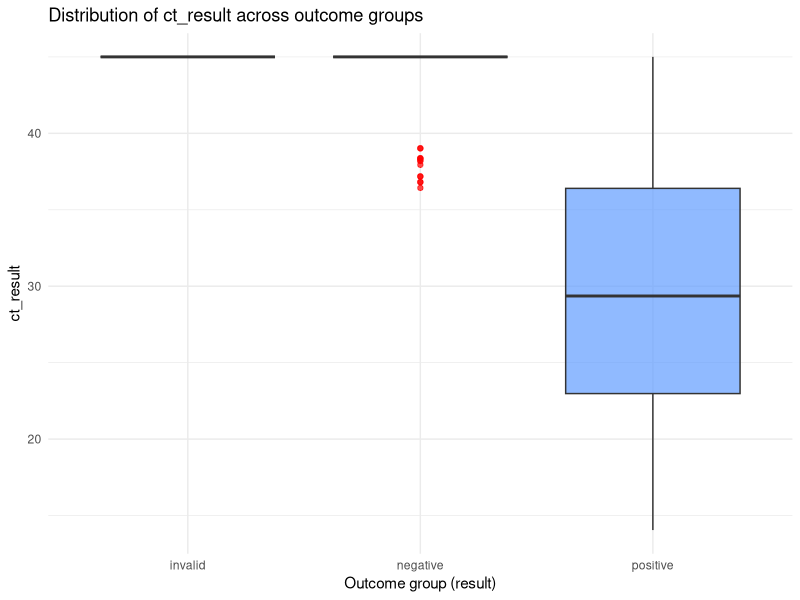
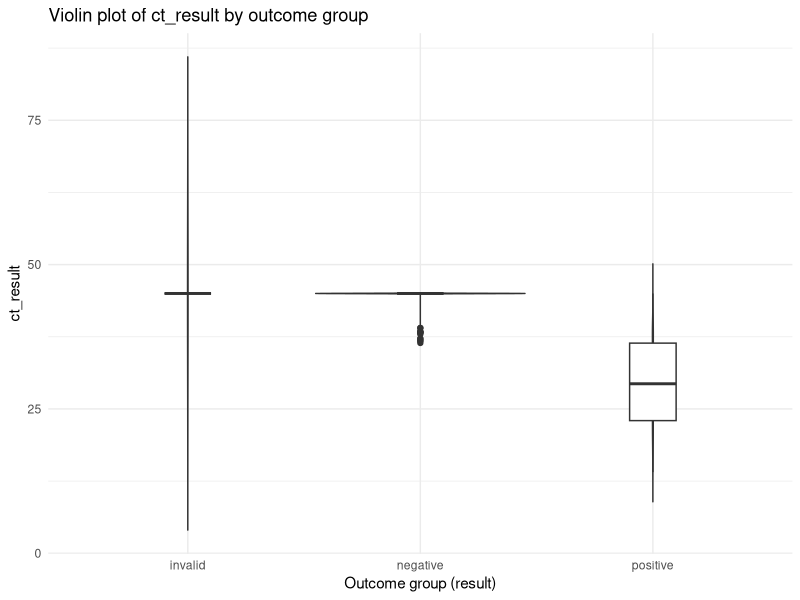
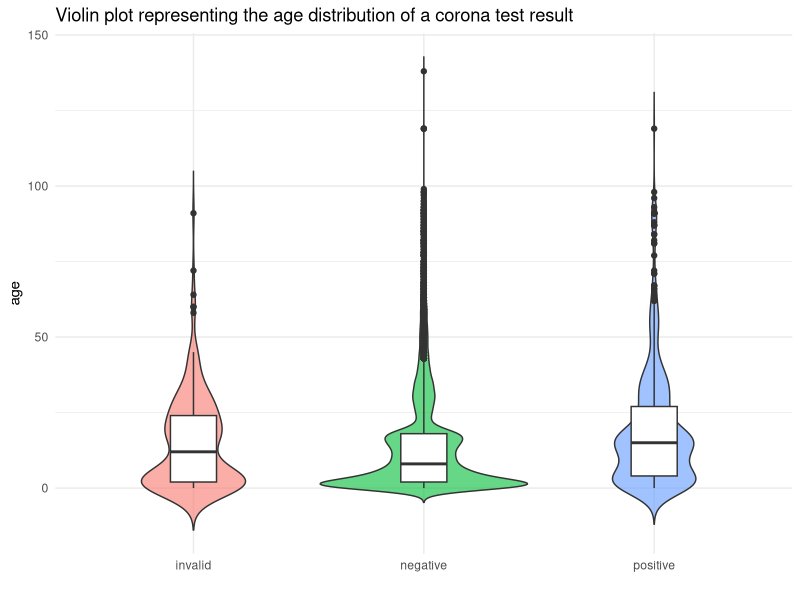

These charts were generated, in order, by the following R code:
#Task-5 Group: Data_Freak
#Goal:
#Analyse the dataset and answer the following questions:

#Description of code parts----
##loading libraries----
install.packages("ggridges")
library(tidyverse)
library(here)
library(GGally)
library(ggridges)

##loading post-tidied data set----
data <- read_delim(here("data", "exam_data_tidier_2025-09-09.txt"), delim = " ")

###Pratik----
###Are there more positive tests in the drive-through?----
####Yes, there are more positive tests in the drive-through group both by count (479 versus 381) and proportion (3.1% versus 2.5%)
data %>%
  with(table(result, drive_thru_ind))
data %>%
  with(prop.table(table(result, drive_thru_ind)))

###Fatemeh----
###Is there a difference in the distributions of ct_results between different outcome groups (result)?----
####Boxplot – compare median and spread across groups
####Yes, ct_result values are lower in positive cases and higher in negative ones, with no data for the invalid group.
ggplot(data, aes(x = result, y = ct_result, fill = result)) +
  geom_boxplot(alpha = 0.7, outlier.color = "red") +
  labs(title = "Distribution of ct_result across outcome groups",
       x = "Outcome group (result)",
       y = "ct_result") +
  theme_minimal() +
  theme(legend.position = "none")

####Violin plot – show full distribution shape
ggplot(data, aes(x = result, y = ct_result, fill = result)) +
  geom_violin(trim = FALSE, alpha = 0.6) +
  geom_boxplot(width = 0.2, fill = "white") +
  labs(title = "Violin plot of ct_result by outcome group",
       x = "Outcome group (result)",
       y = "ct_result") +
  theme_minimal() +
  theme(legend.position = "none")

###Sebastian----
###Is the age of the individual associated with whether the test result is negative or positive?----
####Yes, in general: the younger the person, the more likely it is for the result to be negative.
####50 % of individuals age 10 or younger have negative results. Second most distribution (ca. 25 %) age 10 - ~23. Median at age 10.
####50 % of individuals age 20 or younger have positive results. Second most distribution (ca. 25 %) age 20 - ~27. Median at age 20.
####Individuals with negative results are approx. 10 years younger than individuals with positive result.
ggplot(data, aes(x = result, y = age, fill = result)) +
  geom_violin(trim = FALSE, alpha = 0.6) +
  geom_boxplot(width = 0.2, fill = "white") +
  labs(title = "Violin plot representing the age distribution of a corona test result",
       x = "",
       y = "age") +
  theme_minimal() +
  theme(legend.position = "none")
